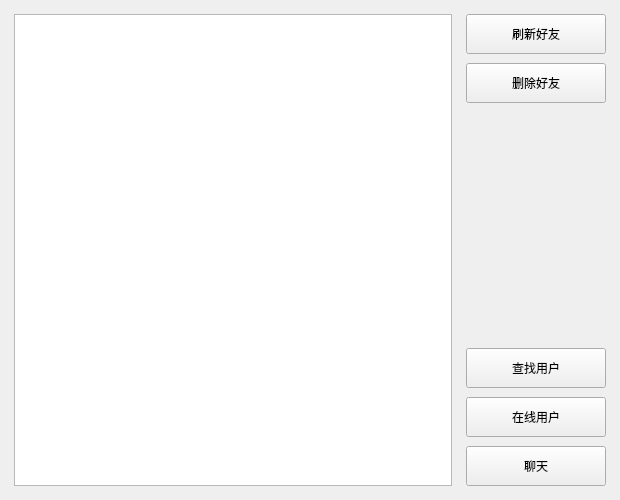
<?xml version="1.0" encoding="UTF-8"?>
<ui version="4.0">
 <class>Friend</class>
 <widget class="QWidget" name="Friend">
  <property name="geometry">
   <rect>
    <x>0</x>
    <y>0</y>
    <width>620</width>
    <height>500</height>
   </rect>
  </property>
  <property name="minimumSize">
   <size>
    <width>620</width>
    <height>500</height>
   </size>
  </property>
  <property name="windowTitle">
   <string>好友</string>
  </property>
  <layout class="QVBoxLayout" name="rootLayout">
   <property name="leftMargin">
    <number>14</number>
   </property>
   <property name="topMargin">
    <number>14</number>
   </property>
   <property name="rightMargin">
    <number>14</number>
   </property>
   <property name="bottomMargin">
    <number>14</number>
   </property>
   <item>
    <widget class="QWidget" name="">
     <property name="sizePolicy">
      <sizepolicy hsizetype="Expanding" vsizetype="Expanding">
       <horstretch>0</horstretch>
       <verstretch>0</verstretch>
      </sizepolicy>
     </property>
     <layout class="QGridLayout" name="gridLayout">
      <property name="horizontalSpacing">
       <number>14</number>
      </property>
      <property name="verticalSpacing">
       <number>8</number>
      </property>
      <property name="leftMargin">
       <number>0</number>
      </property>
      <property name="topMargin">
       <number>0</number>
      </property>
      <property name="rightMargin">
       <number>0</number>
      </property>
      <property name="bottomMargin">
       <number>0</number>
      </property>
      <item row="0" column="0">
       <widget class="QListWidget" name="listWidget">
        <property name="minimumSize">
         <size>
          <width>360</width>
          <height>440</height>
         </size>
        </property>
       </widget>
      </item>
      <item row="0" column="1">
       <layout class="QVBoxLayout" name="verticalLayout">
        <property name="spacing">
         <number>9</number>
        </property>
        <item>
         <widget class="QPushButton" name="flush_PB">
          <property name="minimumSize">
           <size>
            <width>140</width>
            <height>40</height>
           </size>
          </property>
          <property name="text">
           <string>刷新好友</string>
          </property>
         </widget>
        </item>
        <item>
         <widget class="QPushButton" name="del_PB">
          <property name="minimumSize">
           <size>
            <width>140</width>
            <height>40</height>
           </size>
          </property>
          <property name="text">
           <string>删除好友</string>
          </property>
         </widget>
        </item>
        <item>
         <spacer name="verticalSpacer">
          <property name="orientation">
           <enum>Qt::Vertical</enum>
          </property>
          <property name="sizeHint" stdset="0">
           <size>
            <width>20</width>
            <height>32</height>
           </size>
          </property>
         </spacer>
        </item>
        <item>
         <widget class="QPushButton" name="findUser_PB">
          <property name="minimumSize">
           <size>
            <width>140</width>
            <height>40</height>
           </size>
          </property>
          <property name="text">
           <string>查找用户</string>
          </property>
         </widget>
        </item>
        <item>
         <widget class="QPushButton" name="onlineUser_PB">
          <property name="minimumSize">
           <size>
            <width>140</width>
            <height>40</height>
           </size>
          </property>
          <property name="text">
           <string>在线用户</string>
          </property>
         </widget>
        </item>
        <item>
         <widget class="QPushButton" name="chat_PB">
          <property name="minimumSize">
           <size>
            <width>140</width>
            <height>40</height>
           </size>
          </property>
          <property name="text">
           <string>聊天</string>
          </property>
         </widget>
        </item>
       </layout>
      </item>
     </layout>
    </widget>
   </item>
  </layout>
 </widget>
 <resources/>
 <connections/>
</ui>
